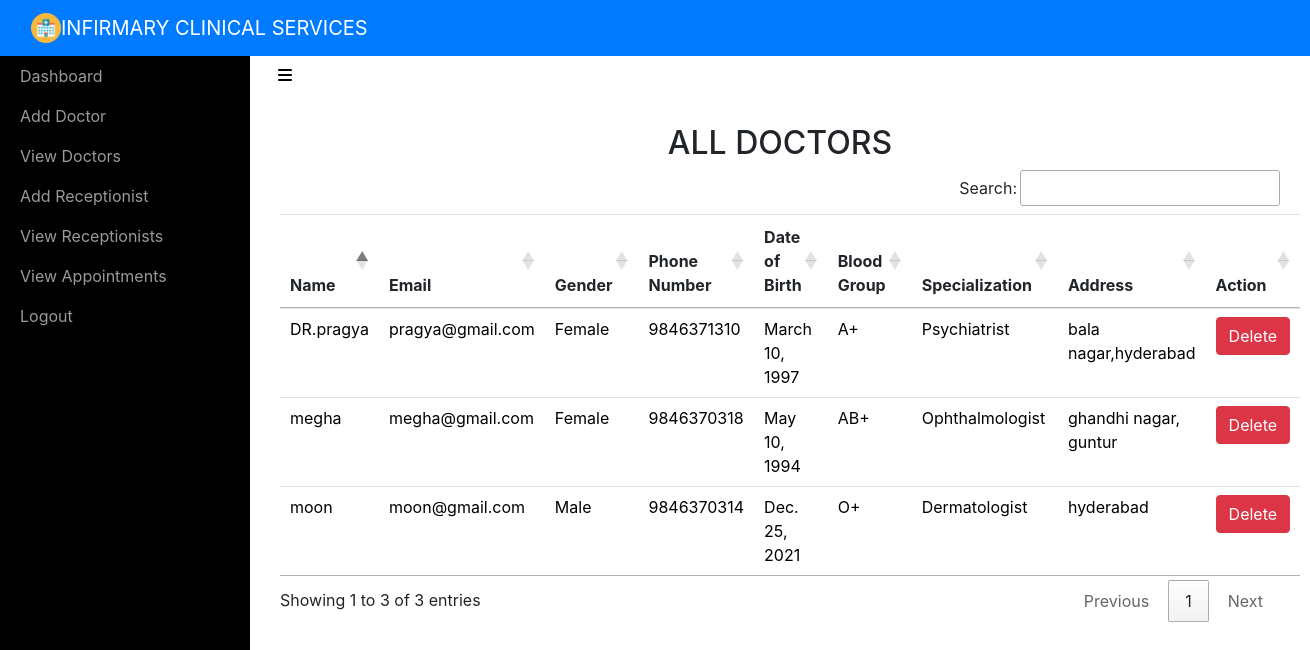
The page /adminviewDoctor/ (signed in) on the database its author committed.
### hospital/models.py (models this page shows, shortened)
class Doctor(models.Model):
	name = models.CharField(max_length=50)
	email = models.EmailField(unique=True)
	password = models.CharField(max_length=16)
	gender = models.CharField(max_length=10)
	phonenumber = models.CharField(max_length=10)
	address = models.CharField(max_length=100)
	birthdate = models.DateField()
	bloodgroup = models.CharField(max_length=5)
	specialization = models.CharField(max_length=50)

### hospital/views.py (the view)
# urls.py: path('adminviewDoctor/',adminviewDoctor,name='adminviewDoctor'),
def adminviewDoctor(request):
	if not request.user.is_staff:
		return redirect('login_admin')
	doc = Doctor.objects.all()
	d = { 'doc' : doc }
	return render(request,'adminviewDoctors.html',d)

### hospital/templates/adminviewDoctors.html (shortened to what this page needs)
<!DOCTYPE html>
<html>
<head>
    {% include 'include.html' %}
    {% load static %}
    <link rel="stylesheet" type="text/css" href="https://cdn.datatables.net/1.10.21/css/jquery.dataTables.min.css">
    <link rel="stylesheet" type="text/css" href="https://cdn.datatables.net/buttons/1.6.2/css/buttons.dataTables.min.css">
</head>
<body>
    {% include 'adminnav.html' %}
    <div id="wrapper">
        {% include 'admin_include.html'%}
        <div class="page-content-wrapper">
            <div class="container-fluid"><a class="btn btn-link" role="button" id="menu-toggle" href="#menu-toggle"><i class="fa fa-bars" style="color: black;"></i></a>
                <h2 class="text-center">ALL DOCTORS</h2>
                <section id="team" class="pb-5">
                    <div class="container">
                       <table class="table" id="example">
                            <thead>
                                <tr>
                                    <th>Name</th>
                                    <th>Email</th>
                                    <th>Gender</th>
                                    <th>Phone Number</th>
                                    <th>Date of Birth</th>
                                    <th>Blood Group</th>
                                    <th>Specialization</th>
                                    <th>Address</th>
                                    <th>Action</th>
                                </tr>
                            </thead>
                            <tbody>
                                {% for i in doc %}
                                <tr style="color: black;">
                                    <td>{{ i.name }}</td>
                                    <td>{{ i.email }}</td>
                                    <td>{{ i.gender }}</td>
                                    <td>{{ i.phonenumber }}</td>
                                    <td>{{ i.birthdate }}</td>
                                    <td>{{ i.bloodgroup }}</td>
                                    <td>{{ i.specialization }}</td>
                                    <td>{{ i.address }}</td>
                                    <td><a href="{% url 'admin_delete_doctor' i.id i.email %}" onclick="return confirm('Are you sure you want to delete?')" class="btn btn-danger">Delete</a></td>
                                </tr>
                                {% endfor %}
                            </tbody>
                        </table>
                    </div>
                </section>
            </div>
        </div>
    </div>
</body>
</html>

### hospital/sta/css/styles.css (style rules this page uses)
.text-center { margin-top: 30px; }

### hospital/sta/css/dark.css (style rules this page uses)
.text-center { margin-top: 30px; }

### hospital/sta/css/Sidebar-Menu-1.css (style rules this page uses)
body { overflow-x: hidden; }
#wrapper { padding-left: 0; -webkit-transition: all 0.5s ease; -moz-transition: all 0.5s ease; -o-transition: all 0.5s ease; transition: all 0.5s ease; }
@media (min-width:768px) { #wrapper { padding-left: 250px; } }

### hospital/sta/css/Sidebar-Menu.css (style rules this page uses)
#wrapper { padding-left: 0; -webkit-transition: all 0.5s ease; -moz-transition: all 0.5s ease; -o-transition: all 0.5s ease; transition: all 0.5s ease; }
@media (min-width:768px) { #wrapper { padding-left: 250px; } }

### rows shown on the page
Doctor: name "moon", email "moon@gmail.com", gender "Male", phonenumber "9846370314", birthdate "Dec. 25, 2021", bloodgroup "O+", specialization "Dermatologist", address "hyderabad"
Doctor: name "DR.pragya", email "pragya@gmail.com", gender "Female", phonenumber "9846371310", birthdate "March 10, 1997", bloodgroup "A+", specialization "Psychiatrist", address "bala nagar,hyderabad"
Doctor: name "megha", email "megha@gmail.com", gender "Female", phonenumber "9846370318", birthdate "May 10, 1994", bloodgroup "AB+", specialization "Ophthalmologist", address "ghandhi nagar, guntur"
